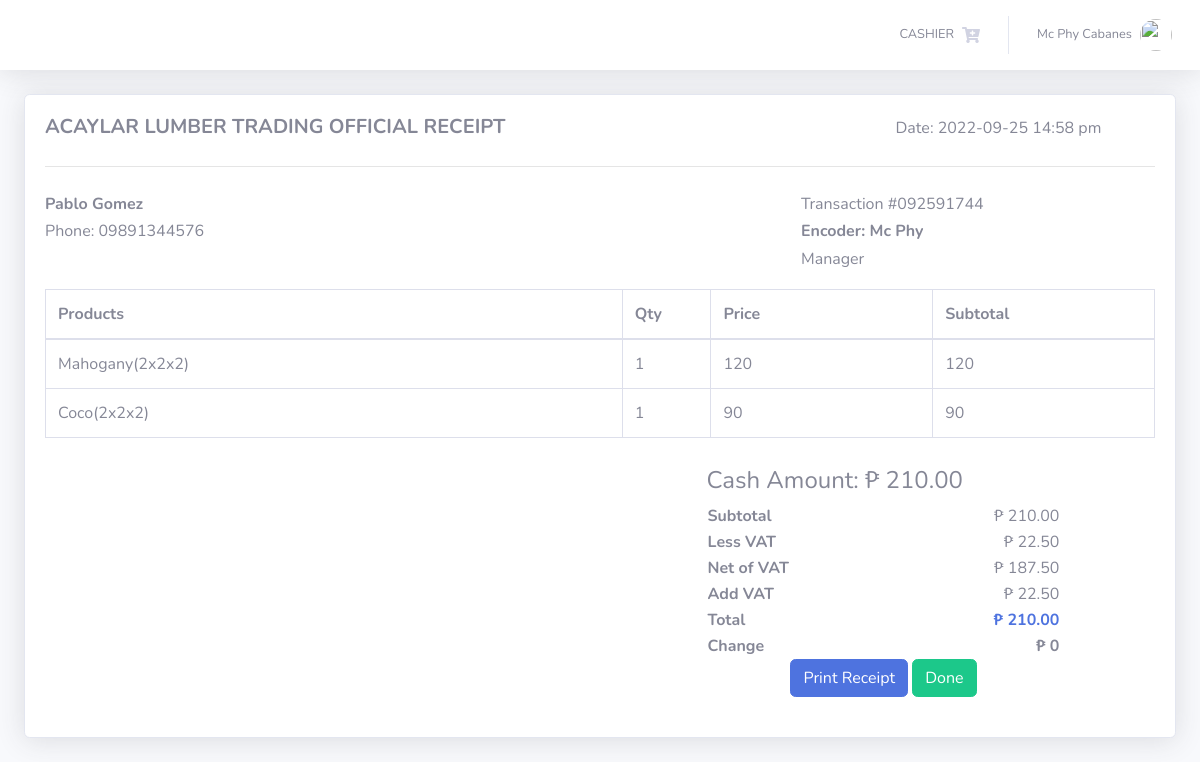
Screenshot of /pages/receipt.php (signed in) with the database file from the repository.
### tables this page shows
CREATE TABLE `transaction` (
  `TRANS_ID` int(50) NOT NULL,
  `CUST_ID` int(11) DEFAULT NULL,
  `NUMOFITEMS` varchar(250) NOT NULL,
  `SUBTOTAL` varchar(50) NOT NULL,
  `LESSVAT` varchar(50) NOT NULL,
  `NETVAT` varchar(50) NOT NULL,
  `ADDVAT` varchar(50) NOT NULL,
  `GRANDTOTAL` varchar(250) NOT NULL,
  `CASH` varchar(250) NOT NULL,
  `DATE` varchar(50) NOT NULL,
  `TRANS_D_ID` varchar(250) NOT NULL,
  `ID` int(11) NOT NULL
);

CREATE TABLE `transaction_details` (
  `ID` int(11) NOT NULL,
  `TRANS_D_ID` varchar(250) NOT NULL,
  `PRODUCTS` varchar(250) NOT NULL,
  `QTY` varchar(250) NOT NULL,
  `PRICE` varchar(250) NOT NULL,
  `EMPLOYEE` varchar(250) NOT NULL,
  `ROLE` varchar(250) NOT NULL,
  `DATE` varchar(50) NOT NULL
);

CREATE TABLE `customer` (
  `CUST_ID` int(11) NOT NULL,
  `FIRST_NAME` varchar(50) DEFAULT NULL,
  `LAST_NAME` varchar(50) DEFAULT NULL,
  `PHONE_NUMBER` varchar(11) DEFAULT NULL
);

### pages/receipt.php (the view)
<?php
include'../includes/connection.php';
include'../includes/receipt_format.php';
$query = 'SELECT *, FIRST_NAME, LAST_NAME, PHONE_NUMBER, EMPLOYEE, ROLE
  FROM transaction T
  JOIN customer C ON T.`CUST_ID`=C.`CUST_ID`
  JOIN transaction_details tt ON tt.`TRANS_D_ID`=T.`TRANS_D_ID`
  ORDER BY tt.ID DESC LIMIT 1';
$result = mysqli_query($db, $query) or die (mysqli_error($db));
while ($row = mysqli_fetch_assoc($result)) {
$fname = $row['FIRST_NAME'];
$lname = $row['LAST_NAME'];
$pn = $row['PHONE_NUMBER'];
$date = $row['DATE'];
$tid = $row['TRANS_D_ID'];
$cash = $row['CASH'];
$sub = $row['SUBTOTAL'];
$less = $row['LESSVAT'];
$net = $row['NETVAT'];
$add = $row['ADDVAT'];
$grand = $row['GRANDTOTAL'];
$role = $row['EMPLOYEE'];
$roles = $row['ROLE'];
}
?>
<div class="card shadow mb-4">
<div class="card-body">
  <div class="form-group row text-left mb-0">
    <div class="col-sm-9">
      <h5 class="font-weight-bold">
        ACAYLAR LUMBER TRADING OFFICIAL RECEIPT
      </h5>
    </div>
    <div class="col-sm-3 py-1">
      <h6>
        Date: <?php echo $date; ?>
      </h6>
    </div>
  </div>
<hr>
  <div class="form-group row text-left mb-0 py-2">
    <div class="col-sm-4 py-1">
      <h6 class="font-weight-bold">
        <?php echo $fname; ?> <?php echo $lname; ?>
      </h6>
      <h6>
        Phone: <?php echo $pn; ?>
      </h6>
    </div>
    <div class="col-sm-4 py-1"></div>
    <div class="col-sm-4 py-1">
      <h6>
        Transaction #<?php echo $tid; ?>
      </h6>
      <h6 class="font-weight-bold">
        Encoder: <?php echo $role; ?>
      </h6>
      <h6>
        <?php echo $roles; ?>
      </h6>
    </div>
  </div>
<table class="table table-bordered" width="100%" cellspacing="0">
<thead>
  <tr>
    <th>Products</th>
    <th width="8%">Qty</th>
    <th width="20%">Price</th>
    <th width="20%">Subtotal</th>
  </tr>
</thead>
<tbody>
<?php
$query = 'SELECT *
         FROM transaction_details
         WHERE TRANS_D_ID ='.$tid;
$result = mysqli_query($db, $query) or die (mysqli_error($db));
while ($row = mysqli_fetch_assoc($result)) {
  $Sub =  $row['QTY'] * $row['PRICE'];
    echo '<tr>';
    echo '<td>'. $row['PRODUCTS'].'</td>';
    echo '<td>'. $row['QTY'].'</td>';
    echo '<td>'. $row['PRICE'].'</td>';
    echo '<td>'. $Sub.'</td>';
    echo '</tr> ';
            }
?>
</tbody>
</table>
<div class="form-group row text-left mb-0 py-2">
    <div class="col-sm-4 py-1"></div>
    <div class="col-sm-3 py-1"></div>
    <div class="col-sm-4 py-1">
      <h4>
        Cash Amount: ₱ <?php echo number_format($cash, 2); ?>
      </h4>
      <table width="100%">
        <tr>
          <td class="font-weight-bold">Subtotal</td>
          <td class="text-right">₱ <?php echo $sub; ?></td>
        </tr>
        <tr>
          <td class="font-weight-bold">Less VAT</td>
          <td class="text-right">₱ <?php echo $less; ?></td>
        </tr>
        <tr>
          <td class="font-weight-bold">Net of VAT</td>
          <td class="text-right">₱ <?php echo $net; ?></td>
        </tr>
        <tr>
          <td class="font-weight-bold">Add VAT</td>
          <td class="text-right">₱ <?php echo $add; ?></td>
        </tr>
        <tr>
          <td class="font-weight-bold">Total</td>
          <td class="font-weight-bold text-right text-primary">₱ <?php echo $grand; ?></td>
        </tr>
        <tr>
          <td class="font-weight-bold">Change</td>
          <td class="font-weight-bold text-right">₱ <?php echo number_format(intval($cash) - intval($grand));?></td>
        </tr>
      </table>
      <div class= "text-center">
        <button onclick= "window.print()" class= "btn btn-primary">Print Receipt</button>
        <button onclick= "window.location='pos.php';" class= "btn btn-success">Done</button>
    </div>
    <div class="col-sm-1 py-1"></div>
  </div>
</div>
</div>
<?php
include'../includes/footer.php';
?>

### rows the page displays
transaction: transaction_details.DATE "2022-09-25 14:58 pm", CUST_ID.FIRST_NAME "Pablo", CUST_ID.LAST_NAME "Gomez", CUST_ID.PHONE_NUMBER "09891344576", transaction_details.TRANS_D_ID "092591744", transaction_details.EMPLOYEE "Mc Phy", transaction_details.ROLE "Manager", CASH "210.00", SUBTOTAL "210.00", LESSVAT "22.50", NETVAT "187.50", ADDVAT "22.50", GRANDTOTAL "210.00", intval($cash) - intval($grand) "0"
transaction_details: PRODUCTS "Mahogany(2x2x2)", QTY "1", PRICE "120"
transaction_details: PRODUCTS "Coco(2x2x2)", QTY "1", PRICE "90"

### other values shown
$_SESSION['FIRST_NAME'] "Mc Phy"
$_SESSION['LAST_NAME'] "Cabanes"
